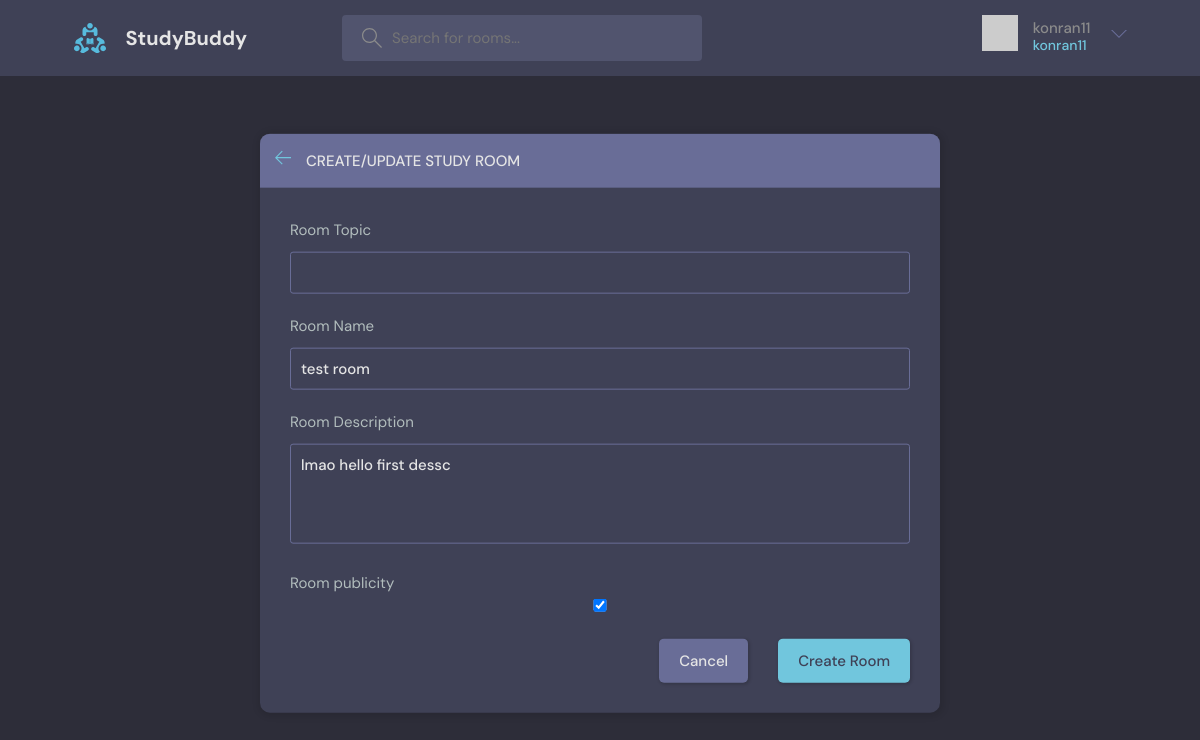
Screenshot of /update-room/1/ (signed in) with the database file from the repository.
### base/models.py (models this page shows, shortened)
class Room(models.Model): #one to many relation, topic can have many rooms
    host = models.ForeignKey(User, on_delete=models.SET_NULL,null=True)
    topic = models.ForeignKey(Topic, on_delete=models.SET_NULL,null=True)
    name = models.CharField(max_length=200)
    description = models.TextField(null=True)
    participants = models.ManyToManyField(User,related_name='participants', blank='True')
    created_at = models.DateTimeField(auto_now_add=True)
    updated_at = models.DateTimeField(auto_now=True)
    is_public = models.BooleanField(default=True)
    class Meta:
        ordering = ['-updated_at','-created_at']

### base/views.py (the view, shortened to what this page needs)
# urls.py: path('update-room/<int:pk>/',views.update_room,name="update-room"),
@login_required(login_url='login')
def update_room(request, pk):
    room = Room.objects.get(id=pk)
    form = RoomForm(instance=room)
    topics = Topic.objects.all()
    if request.user != room.host:
        return HttpResponse("not allowed here")
    context = {'form':form,'topics':topics,'room':room}
    return render(request, 'base/room_form.html',context)

### base/forms.py
class RoomForm(ModelForm):
    class Meta:
        model = Room
        fields = '__all__' #taking all fields from the room model
        exclude = ['host','participants']

### base/templates/base/room_form.html (shortened to what this page needs)
{% extends 'maintheme.html' %}
{% block content %}
  <main class="create-room layout">
    <div class="container">
      <div class="layout__box">
        <div class="layout__boxHeader">
          <div class="layout__boxTitle">
            <a href="{% url 'home' %}">
              <svg version="1.1" xmlns="http://www.w3.org/2000/svg" width="32" height="32" viewBox="0 0 32 32">
                <title>arrow-left</title>
                <path
                  d="M13.723 2.286l-13.723 13.714 13.719 13.714 1.616-1.611-10.96-10.96h27.625v-2.286h-27.625l10.965-10.965-1.616-1.607z">
                </path>
              </svg>
            </a>
            <h3>Create/update Study Room</h3>
          </div>
        </div>
        <div class="layout__body">
          <form class="form" action="" method="POST">
            <div class="form__group">
              <label for="room_topic">Room Topic</label>
              <input required type="text" value="{{room.topic.name}}"name="topic" list="topic-list"/>
            </div>
            <div class="form__group">
              <label for="room_name">Room Name</label>
              {{form.name}}
            </div>
            <div class="form__group">
              <label for="room_description">Room Description</label>
              {{form.description}}
            </div>
            <div class="form__group">
              <label for="room_public">
                Room publicity {{form.is_public}}
              </label>
            </div>
            <div class="form__action">
              <a class="btn btn--dark" href="index.html">Cancel</a>
              <button class="btn btn--main" type="submit">Create Room</button>
            </div>
          </form>
        </div>
      </div>
    </div>
  </main>
{% endblock content %}

### templates/navbar.html (shortened to what this page needs)
{% load static %}
<header class="header header--loggedIn">
    <div class="container">
      <a href="{% url 'home' %}" class="header__logo">
        <img src="{% static 'images/logo.svg' %}" />
        <h1>StudyBuddy</h1>
      </a>
      <form class="header__search" method="GET" action="{% url 'home' %}">
        <label>
          <input name="q" placeholder="Search for rooms..." />
        </label>
      </form>
      <nav class="header__menu">
        {% if request.user.is_authenticated %}
        <div class="header__user">
          <a href="{% url 'user-profile' user.id %}">
            <div class="{% static 'images/avatar.svg' %}">
              <img src="https://randomuser.me/api/portraits/men/37.jpg" />
            </div>
            <p>{{request.user.username}} <span>{{request.user.username}}</span></p>
          </a>
          <button class="dropdown-button">
            <svg version="1.1" xmlns="http://www.w3.org/2000/svg" width="32" height="32" viewBox="0 0 32 32">
              <title>chevron-down</title>
              <path d="M16 21l-13-13h-3l16 16 16-16h-3l-13 13z"></path>
            </svg>
          </button>
        </div>
        {% else %}
        <a href="{% url 'login' %}">
          <img src="{% static 'images/avatar.svg' %}" />
          <p>Login</p>
        </a>
        {% endif %}
      </nav>
    </div>
  </header>

### static/styles/style.css (style rules this page uses)
:root { --color-main: #71c6dd; --color-main-light: #e1f6fb; --color-dark: #3f4156; --color-dark-medium: #51546e; --color-dark-light: #696d97; --color-light: #e5e5e5; --color-gray: #8b8b8b; --color-light-gray: #b2bdbd; --color-bg: #2d2d39; --color-success: #5dd693; --color-error: #fc4b0b; }
* { font-family: "DM Sans", -apple-system, BlinkMacSystemFont, "Segoe UI", Roboto, Oxygen, Ubuntu, Cantarell, "Open Sans", "Helvetica Neue", sans-serif; margin: 0; padding: 0; box-sizing: border-box; text-rendering: optimizeLegibility; font-size: inherit; }
html { font-size: 56.25%; }
@media only screen and (min-width: 1200px) { html { font-size: 62.5%; } }
body { line-height: 1.6; font-weight: 400; font-size: 1.5rem; color: var(--color-light-gray); background-color: var(--color-bg); min-height: 100vh; }
img { width: 100%; }
a { display: inline-block; color: var(--color-main); text-decoration: none; }
.container { max-width: 120rem; width: 90%; margin: auto; }
.btn { background-color: transparent; border: none; display: inline-flex; align-items: center; gap: 1rem; cursor: pointer; transition: all ease-in-out 0.3s; padding: 1rem 2rem; border-radius: 5px; box-shadow: 1px 1px 3px 1px rgba(0, 0, 0, 0.15); font-weight: 500; }
.btn--main { background-color: var(--color-main); color: var(--color-dark); }
.btn--dark { background-color: var(--color-dark-light); color: var(--color-light); }
.header { padding: 1.5rem; background-color: var(--color-dark); }
.header > .container { display: flex; gap: 9.5rem; }
.header__logo, .header__user { display: flex; gap: 2rem; align-items: center; }
.header__logo > img { height: 3.2rem; width: 3.2rem; }
.header__logo > h1 { font-weight: 700; font-size: 2rem; color: var(--color-light); }
.header__search > label { background-color: var(--color-dark-medium); padding: 1.3rem 1rem; display: flex; align-items: center; gap: 1rem; border-radius: 4px; }
.header__search svg { fill: var(--color-gray); width: 2rem; height: 2rem; margin-left: 1rem; }
.header__search input { width: 30rem; background: transparent; border: none; outline: none; color: var(--color-light); }
.header__menu { margin-left: auto; position: relative; }
.header__menu a { display: flex; gap: 1.5rem; align-items: center; font-weight: 500; text-decoration: none; color: var(--color-gray); }
.header__menu img { height: 3.6rem; }
.header__menu p { line-height: 1.2; }
.header__menu span { color: var(--color-main); font-weight: 500; font-size: 1.4rem; display: block; }
.header__menu svg { width: 1.6rem; height: 1.6rem; fill: var(--color-dark-light); }
.dropdown-button { background: transparent; border: 0; outline: 0; cursor: pointer; }
.layout { margin-top: 2.4rem; }
.layout > .container { display: flex; justify-content: space-between; align-items: flex-start; }
.layout__box { width: 90%; max-width: 48rem; min-height: 40rem; position: absolute; top: 50%; left: 50%; transform: translate(-50%, -46%); background-color: var(--color-dark); border-radius: 1rem; box-shadow: 1px 1px 6px 3px rgba(0, 0, 0, 0.1); overflow: hidden; }
.layout__boxHeader { display: flex; padding: 1.5rem; background-color: var(--color-dark-light); }
.layout__boxTitle { display: flex; gap: 1.5rem; align-items: center; }
.layout__boxTitle h3 { text-transform: uppercase; font-weight: 500; color: var(--color-light); }
.layout__boxTitle svg { width: 1.6rem; height: 1.6rem; fill: var(--color-main); }
.layout__body { margin: 3rem; }
.form__group { margin-bottom: 2rem; width: 100%; }
.form__group label { display: block; font-size: 1.5rem; margin-bottom: 1rem; }
.form__group input, .form__group textarea, .form__group select { background: transparent; border: 1px solid var(--color-dark-light); padding: 1rem; border-radius: 3px; width: 100%; color: var(--color-light); font-weight: 500; outline: none; }
.form__group textarea { background: transparent; height: 10rem; resize: none; }
.form__action { display: flex; justify-content: flex-end; gap: 3rem; }
.create-room.layout .layout__box { max-width: 68rem; }

### rows the page displays
Room: name "test room", description "lmao hello first dessc", is_public "☑"

### other values shown
{{ request.user.username }} "konran11"
